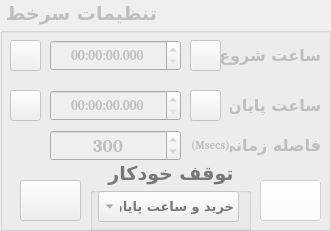
  <widget class="QGroupBox" name="Setting_Box">
   <property name="enabled">
    <bool>false</bool>
   </property>
   <property name="geometry">
    <rect>
     <x>10</x>
     <y>190</y>
     <width>331</width>
     <height>231</height>
    </rect>
   </property>
   <property name="font">
    <font>
     <family>B Arash</family>
     <pointsize>14</pointsize>
     <weight>75</weight>
     <bold>true</bold>
    </font>
   </property>
   <property name="whatsThis">
    <string extracomment="حداکثر"/>
   </property>
   <property name="layoutDirection">
    <enum>Qt::RightToLeft</enum>
   </property>
   <property name="title">
    <string>تنظیمات سرخط</string>
   </property>
   <property name="alignment">
    <set>Qt::AlignRight|Qt::AlignTrailing|Qt::AlignVCenter</set>
   </property>
   <widget class="QLabel" name="label_4">
    <property name="geometry">
     <rect>
      <x>220</x>
      <y>40</y>
      <width>101</width>
      <height>31</height>
     </rect>
    </property>
    <property name="font">
     <font>
      <family>B Nazanin</family>
      <pointsize>12</pointsize>
      <weight>75</weight>
      <bold>true</bold>
     </font>
    </property>
    <property name="text">
     <string>ساعت شروع :</string>
    </property>
    <property name="alignment">
     <set>Qt::AlignLeading|Qt::AlignLeft|Qt::AlignVCenter</set>
    </property>
   </widget>
   <widget class="QTimeEdit" name="Start_Time">
    <property name="geometry">
     <rect>
      <x>50</x>
      <y>40</y>
      <width>131</width>
      <height>31</height>
     </rect>
    </property>
    <property name="font">
     <font>
      <family>Cambria</family>
      <pointsize>10</pointsize>
      <weight>75</weight>
      <bold>true</bold>
     </font>
    </property>
    <property name="layoutDirection">
     <enum>Qt::LeftToRight</enum>
    </property>
    <property name="alignment">
     <set>Qt::AlignCenter</set>
    </property>
    <property name="currentSection">
     <enum>QDateTimeEdit::HourSection</enum>
    </property>
    <property name="displayFormat">
     <string>hh:mm:ss.zzz</string>
    </property>
   </widget>
   <widget class="QTimeEdit" name="End_Time">
    <property name="geometry">
     <rect>
      <x>50</x>
      <y>90</y>
      <width>131</width>
      <height>31</height>
     </rect>
    </property>
    <property name="font">
     <font>
      <family>Cambria</family>
      <pointsize>10</pointsize>
      <weight>75</weight>
      <bold>true</bold>
     </font>
    </property>
    <property name="layoutDirection">
     <enum>Qt::LeftToRight</enum>
    </property>
    <property name="alignment">
     <set>Qt::AlignCenter</set>
    </property>
    <property name="currentSection">
     <enum>QDateTimeEdit::HourSection</enum>
    </property>
    <property name="displayFormat">
     <string>hh:mm:ss.zzz</string>
    </property>
   </widget>
   <widget class="QLabel" name="label_6">
    <property name="geometry">
     <rect>
      <x>230</x>
      <y>90</y>
      <width>91</width>
      <height>31</height>
     </rect>
    </property>
    <property name="font">
     <font>
      <family>B Nazanin</family>
      <pointsize>12</pointsize>
      <weight>75</weight>
      <bold>true</bold>
     </font>
    </property>
    <property name="layoutDirection">
     <enum>Qt::RightToLeft</enum>
    </property>
    <property name="text">
     <string>ساعت پایان:</string>
    </property>
    <property name="alignment">
     <set>Qt::AlignLeading|Qt::AlignLeft|Qt::AlignVCenter</set>
    </property>
   </widget>
   <widget class="QPushButton" name="Now_btn">
    <property name="geometry">
     <rect>
      <x>190</x>
      <y>40</y>
      <width>31</width>
      <height>31</height>
     </rect>
    </property>
    <property name="cursor">
     <cursorShape>PointingHandCursor</cursorShape>
    </property>
    <property name="toolTip">
     <string>اکنون</string>
    </property>
    <property name="text">
     <string/>
    </property>
    <property name="icon">
     <iconset>
      <normaloff>Data/Images/Now2.png</normaloff>Data/Images/Now2.png</iconset>
    </property>
    <property name="iconSize">
     <size>
      <width>27</width>
      <height>27</height>
     </size>
    </property>
   </widget>
   <widget class="QPushButton" name="Plus_btn">
    <property name="geometry">
     <rect>
      <x>10</x>
      <y>40</y>
      <width>31</width>
      <height>31</height>
     </rect>
    </property>
    <property name="cursor">
     <cursorShape>PointingHandCursor</cursorShape>
    </property>
    <property name="toolTip">
     <string>+10 s</string>
    </property>
    <property name="text">
     <string/>
    </property>
    <property name="icon">
     <iconset>
      <normaloff>Data/Images/Plus1.png</normaloff>Data/Images/Plus1.png</iconset>
    </property>
    <property name="iconSize">
     <size>
      <width>27</width>
      <height>27</height>
     </size>
    </property>
   </widget>
   <widget class="QLabel" name="label_13">
    <property name="geometry">
     <rect>
      <x>230</x>
      <y>130</y>
      <width>91</width>
      <height>31</height>
     </rect>
    </property>
    <property name="font">
     <font>
      <family>B Nazanin</family>
      <pointsize>12</pointsize>
      <weight>75</weight>
      <bold>true</bold>
     </font>
    </property>
    <property name="layoutDirection">
     <enum>Qt::RightToLeft</enum>
    </property>
    <property name="text">
     <string>فاصله زمانی:</string>
    </property>
    <property name="alignment">
     <set>Qt::AlignLeading|Qt::AlignLeft|Qt::AlignVCenter</set>
    </property>
   </widget>
   <widget class="QSpinBox" name="Req_Distance">
    <property name="geometry">
     <rect>
      <x>50</x>
      <y>130</y>
      <width>131</width>
      <height>31</height>
     </rect>
    </property>
    <property name="font">
     <font>
      <family>Cambria</family>
      <pointsize>14</pointsize>
      <weight>75</weight>
      <bold>true</bold>
     </font>
    </property>
    <property name="toolTip">
     <string>ms</string>
    </property>
    <property name="layoutDirection">
     <enum>Qt::LeftToRight</enum>
    </property>
    <property name="alignment">
     <set>Qt::AlignCenter</set>
    </property>
    <property name="minimum">
     <number>100</number>
    </property>
    <property name="maximum">
     <number>100000</number>
    </property>
    <property name="value">
     <number>300</number>
    </property>
   </widget>
   <widget class="QPushButton" name="Stop_btn">
    <property name="enabled">
     <bool>false</bool>
    </property>
    <property name="geometry">
     <rect>
      <x>260</x>
      <y>180</y>
      <width>61</width>
      <height>41</height>
     </rect>
    </property>
    <property name="palette">
     <palette>
      <active>
       <colorrole role="WindowText">
        <brush brushstyle="SolidPattern">
         <color alpha="255">
          <red>0</red>
          <green>0</green>
          <blue>0</blue>
         </color>
        </brush>
       </colorrole>
       <colorrole role="Button">
        <brush brushstyle="SolidPattern">
         <color alpha="255">
          <red>255</red>
          <green>255</green>
          <blue>255</blue>
         </color>
        </brush>
       </colorrole>
       <colorrole role="Light">
        <brush brushstyle="SolidPattern">
         <color alpha="255">
          <red>255</red>
          <green>255</green>
          <blue>255</blue>
         </color>
        </brush>
       </colorrole>
       <colorrole role="Midlight">
        <brush brushstyle="SolidPattern">
         <color alpha="255">
          <red>255</red>
          <green>255</green>
          <blue>255</blue>
         </color>
        </brush>
       </colorrole>
       <colorrole role="Dark">
        <brush brushstyle="SolidPattern">
         <color alpha="255">
          <red>127</red>
          <green>127</green>
          <blue>127</blue>
         </color>
        </brush>
       </colorrole>
       <colorrole role="Mid">
        <brush brushstyle="SolidPattern">
         <color alpha="255">
          <red>170</red>
          <green>170</green>
          <blue>170</blue>
         </color>
        </brush>
       </colorrole>
       <colorrole role="Text">
        <brush brushstyle="SolidPattern">
         <color alpha="255">
          <red>0</red>
          <green>0</green>
          <blue>0</blue>
         </color>
        </brush>
       </colorrole>
       <colorrole role="BrightText">
        <brush brushstyle="SolidPattern">
         <color alpha="255">
          <red>255</red>
          <green>255</green>
          <blue>255</blue>
         </color>
        </brush>
       </colorrole>
       <colorrole role="ButtonText">
        <brush brushstyle="SolidPattern">
         <color alpha="255">
          <red>0</red>
          <green>0</green>
          <blue>255</blue>
         </color>
        </brush>
       </colorrole>
       <colorrole role="Base">
        <brush brushstyle="SolidPattern">
         <color alpha="255">
          <red>255</red>
          <green>255</green>
          <blue>255</blue>
         </color>
        </brush>
       </colorrole>
       <colorrole role="Window">
        <brush brushstyle="SolidPattern">
         <color alpha="255">
          <red>255</red>
          <green>255</green>
          <blue>255</blue>
         </color>
        </brush>
       </colorrole>
       <colorrole role="Shadow">
        <brush brushstyle="SolidPattern">
         <color alpha="255">
          <red>0</red>
          <green>0</green>
          <blue>0</blue>
         </color>
        </brush>
       </colorrole>
       <colorrole role="AlternateBase">
        <brush brushstyle="SolidPattern">
         <color alpha="255">
          <red>255</red>
          <green>255</green>
          <blue>255</blue>
         </color>
        </brush>
       </colorrole>
       <colorrole role="ToolTipBase">
        <brush brushstyle="SolidPattern">
         <color alpha="255">
          <red>255</red>
          <green>255</green>
          <blue>220</blue>
         </color>
        </brush>
       </colorrole>
       <colorrole role="ToolTipText">
        <brush brushstyle="SolidPattern">
         <color alpha="255">
          <red>0</red>
          <green>0</green>
          <blue>0</blue>
         </color>
        </brush>
       </colorrole>
       <colorrole role="PlaceholderText">
        <brush brushstyle="SolidPattern">
         <color alpha="128">
          <red>0</red>
          <green>0</green>
          <blue>0</blue>
         </color>
        </brush>
       </colorrole>
      </active>
      <inactive>
       <colorrole role="WindowText">
        <brush brushstyle="SolidPattern">
         <color alpha="255">
          <red>0</red>
          <green>0</green>
          <blue>0</blue>
         </color>
        </brush>
       </colorrole>
       <colorrole role="Button">
        <brush brushstyle="SolidPattern">
         <color alpha="255">
          <red>255</red>
          <green>255</green>
          <blue>255</blue>
         </color>
        </brush>
       </colorrole>
       <colorrole role="Light">
        <brush brushstyle="SolidPattern">
         <color alpha="255">
          <red>255</red>
          <green>255</green>
          <blue>255</blue>
         </color>
        </brush>
       </colorrole>
       <colorrole role="Midlight">
        <brush brushstyle="SolidPattern">
         <color alpha="255">
          <red>255</red>
          <green>255</green>
          <blue>255</blue>
         </color>
        </brush>
       </colorrole>
       <colorrole role="Dark">
        <brush brushstyle="SolidPattern">
         <color alpha="255">
          <red>127</red>
          <green>127</green>
          <blue>127</blue>
         </color>
        </brush>
       </colorrole>
       <colorrole role="Mid">
        <brush brushstyle="SolidPattern">
         <color alpha="255">
          <red>170</red>
          <green>170</green>
          <blue>170</blue>
         </color>
        </brush>
       </colorrole>
       <colorrole role="Text">
        <brush brushstyle="SolidPattern">
         <color alpha="255">
          <red>0</red>
          <green>0</green>
          <blue>0</blue>
         </color>
        </brush>
       </colorrole>
       <colorrole role="BrightText">
        <brush brushstyle="SolidPattern">
         <color alpha="255">
          <red>255</red>
          <green>255</green>
          <blue>255</blue>
         </color>
        </brush>
       </colorrole>
       <colorrole role="ButtonText">
        <brush brushstyle="SolidPattern">
         <color alpha="255">
          <red>0</red>
          <green>0</green>
          <blue>255</blue>
         </color>
        </brush>
       </colorrole>
       <colorrole role="Base">
        <brush brushstyle="SolidPattern">
         <color alpha="255">
          <red>255</red>
          <green>255</green>
          <blue>255</blue>
         </color>
        </brush>
       </colorrole>
       <colorrole role="Window">
        <brush brushstyle="SolidPattern">
         <color alpha="255">
          <red>255</red>
          <green>255</green>
          <blue>255</blue>
         </color>
        </brush>
       </colorrole>
       <colorrole role="Shadow">
        <brush brushstyle="SolidPattern">
         <color alpha="255">
          <red>0</red>
          <green>0</green>
          <blue>0</blue>
         </color>
        </brush>
       </colorrole>
       <colorrole role="AlternateBase">
        <brush brushstyle="SolidPattern">
         <color alpha="255">
          <red>255</red>
          <green>255</green>
          <blue>255</blue>
         </color>
        </brush>
       </colorrole>
       <colorrole role="ToolTipBase">
        <brush brushstyle="SolidPattern">
         <color alpha="255">
          <red>255</red>
          <green>255</green>
          <blue>220</blue>
         </color>
        </brush>
       </colorrole>
       <colorrole role="ToolTipText">
        <brush brushstyle="SolidPattern">
         <color alpha="255">
          <red>0</red>
          <green>0</green>
          <blue>0</blue>
         </color>
        </brush>
       </colorrole>
       <colorrole role="PlaceholderText">
        <brush brushstyle="SolidPattern">
         <color alpha="128">
          <red>0</red>
          <green>0</green>
          <blue>0</blue>
         </color>
        </brush>
       </colorrole>
      </inactive>
      <disabled>
       <colorrole role="WindowText">
        <brush brushstyle="SolidPattern">
         <color alpha="255">
          <red>127</red>
          <green>127</green>
          <blue>127</blue>
         </color>
        </brush>
       </colorrole>
       <colorrole role="Button">
        <brush brushstyle="SolidPattern">
         <color alpha="255">
          <red>255</red>
          <green>255</green>
          <blue>255</blue>
         </color>
        </brush>
       </colorrole>
       <colorrole role="Light">
        <brush brushstyle="SolidPattern">
         <color alpha="255">
          <red>255</red>
          <green>255</green>
          <blue>255</blue>
         </color>
        </brush>
       </colorrole>
       <colorrole role="Midlight">
        <brush brushstyle="SolidPattern">
         <color alpha="255">
          <red>255</red>
          <green>255</green>
          <blue>255</blue>
         </color>
        </brush>
       </colorrole>
       <colorrole role="Dark">
        <brush brushstyle="SolidPattern">
         <color alpha="255">
          <red>127</red>
          <green>127</green>
          <blue>127</blue>
         </color>
        </brush>
       </colorrole>
       <colorrole role="Mid">
        <brush brushstyle="SolidPattern">
         <color alpha="255">
          <red>170</red>
          <green>170</green>
          <blue>170</blue>
         </color>
        </brush>
       </colorrole>
       <colorrole role="Text">
        <brush brushstyle="SolidPattern">
         <color alpha="255">
          <red>127</red>
          <green>127</green>
          <blue>127</blue>
         </color>
        </brush>
       </colorrole>
       <colorrole role="BrightText">
        <brush brushstyle="SolidPattern">
         <color alpha="255">
          <red>255</red>
          <green>255</green>
          <blue>255</blue>
         </color>
        </brush>
       </colorrole>
       <colorrole role="ButtonText">
        <brush brushstyle="SolidPattern">
         <color alpha="255">
          <red>127</red>
          <green>127</green>
          <blue>127</blue>
         </color>
        </brush>
       </colorrole>
       <colorrole role="Base">
        <brush brushstyle="SolidPattern">
         <color alpha="255">
          <red>255</red>
          <green>255</green>
          <blue>255</blue>
         </color>
        </brush>
       </colorrole>
       <colorrole role="Window">
        <brush brushstyle="SolidPattern">
         <color alpha="255">
          <red>255</red>
          <green>255</green>
          <blue>255</blue>
         </color>
        </brush>
       </colorrole>
       <colorrole role="Shadow">
        <brush brushstyle="SolidPattern">
         <color alpha="255">
          <red>0</red>
          <green>0</green>
          <blue>0</blue>
         </color>
        </brush>
       </colorrole>
       <colorrole role="AlternateBase">
        <brush brushstyle="SolidPattern">
         <color alpha="255">
          <red>255</red>
          <green>255</green>
          <blue>255</blue>
         </color>
        </brush>
       </colorrole>
       <colorrole role="ToolTipBase">
        <brush brushstyle="SolidPattern">
         <color alpha="255">
          <red>255</red>
          <green>255</green>
          <blue>220</blue>
         </color>
        </brush>
       </colorrole>
       <colorrole role="ToolTipText">
        <brush brushstyle="SolidPattern">
         <color alpha="255">
          <red>0</red>
          <green>0</green>
          <blue>0</blue>
         </color>
        </brush>
       </colorrole>
       <colorrole role="PlaceholderText">
        <brush brushstyle="SolidPattern">
         <color alpha="128">
          <red>0</red>
          <green>0</green>
          <blue>0</blue>
         </color>
        </brush>
       </colorrole>
      </disabled>
     </palette>
    </property>
    <property name="font">
     <font>
      <family>B Nazanin</family>
      <pointsize>16</pointsize>
      <weight>75</weight>
      <bold>true</bold>
     </font>
    </property>
    <property name="cursor">
     <cursorShape>PointingHandCursor</cursorShape>
    </property>
    <property name="toolTip">
     <string>توقف</string>
    </property>
    <property name="layoutDirection">
     <enum>Qt::LeftToRight</enum>
    </property>
    <property name="autoFillBackground">
     <bool>true</bool>
    </property>
    <property name="text">
     <string/>
    </property>
    <property name="icon">
     <iconset>
      <normaloff>Data/Images/Stop.png</normaloff>Data/Images/Stop.png</iconset>
    </property>
    <property name="iconSize">
     <size>
      <width>35</width>
      <height>50</height>
     </size>
    </property>
    <property name="flat">
     <bool>false</bool>
    </property>
   </widget>
   <widget class="QPushButton" name="Sarkhat_btn">
    <property name="geometry">
     <rect>
      <x>20</x>
      <y>180</y>
      <width>61</width>
      <height>41</height>
     </rect>
    </property>
    <property name="cursor">
     <cursorShape>PointingHandCursor</cursorShape>
    </property>
    <property name="toolTip">
     <string>آغاز سرخط</string>
    </property>
    <property name="text">
     <string/>
    </property>
    <property name="icon">
     <iconset>
      <normaloff>Data/Images/Sarkhat.png</normaloff>Data/Images/Sarkhat.png</iconset>
    </property>
    <property name="iconSize">
     <size>
      <width>35</width>
      <height>50</height>
     </size>
    </property>
   </widget>
   <widget class="QPushButton" name="Plus_btn_2">
    <property name="geometry">
     <rect>
      <x>10</x>
      <y>90</y>
      <width>31</width>
      <height>31</height>
     </rect>
    </property>
    <property name="cursor">
     <cursorShape>PointingHandCursor</cursorShape>
    </property>
    <property name="toolTip">
     <string>+10 s</string>
    </property>
    <property name="text">
     <string/>
    </property>
    <property name="icon">
     <iconset>
      <normaloff>Data/Images/Plus2.png</normaloff>Data/Images/Plus2.png</iconset>
    </property>
    <property name="iconSize">
     <size>
      <width>27</width>
      <height>27</height>
     </size>
    </property>
   </widget>
   <widget class="QPushButton" name="Now_btn_2">
    <property name="geometry">
     <rect>
      <x>190</x>
      <y>90</y>
      <width>31</width>
      <height>31</height>
     </rect>
    </property>
    <property name="cursor">
     <cursorShape>PointingHandCursor</cursorShape>
    </property>
    <property name="toolTip">
     <string>اکنون</string>
    </property>
    <property name="text">
     <string/>
    </property>
    <property name="icon">
     <iconset>
      <normaloff>Data/Images/Now1.png</normaloff>Data/Images/Now1.png</iconset>
    </property>
    <property name="iconSize">
     <size>
      <width>27</width>
      <height>27</height>
     </size>
    </property>
   </widget>
   <widget class="QGroupBox" name="AutoGb">
    <property name="geometry">
     <rect>
      <x>90</x>
      <y>160</y>
      <width>161</width>
      <height>71</height>
     </rect>
    </property>
    <property name="palette">
     <palette>
      <active>
       <colorrole role="WindowText">
        <brush brushstyle="SolidPattern">
         <color alpha="255">
          <red>0</red>
          <green>0</green>
          <blue>0</blue>
         </color>
        </brush>
       </colorrole>
       <colorrole role="Text">
        <brush brushstyle="SolidPattern">
         <color alpha="255">
          <red>0</red>
          <green>0</green>
          <blue>0</blue>
         </color>
        </brush>
       </colorrole>
       <colorrole role="ButtonText">
        <brush brushstyle="SolidPattern">
         <color alpha="255">
          <red>0</red>
          <green>0</green>
          <blue>0</blue>
         </color>
        </brush>
       </colorrole>
       <colorrole role="Shadow">
        <brush brushstyle="SolidPattern">
         <color alpha="255">
          <red>105</red>
          <green>105</green>
          <blue>105</blue>
         </color>
        </brush>
       </colorrole>
       <colorrole role="HighlightedText">
        <brush brushstyle="SolidPattern">
         <color alpha="255">
          <red>255</red>
          <green>255</green>
          <blue>255</blue>
         </color>
        </brush>
       </colorrole>
       <colorrole role="ToolTipText">
        <brush brushstyle="SolidPattern">
         <color alpha="255">
          <red>0</red>
          <green>0</green>
          <blue>0</blue>
         </color>
        </brush>
       </colorrole>
       <colorrole role="PlaceholderText">
        <brush brushstyle="SolidPattern">
         <color alpha="128">
          <red>0</red>
          <green>0</green>
          <blue>0</blue>
         </color>
        </brush>
       </colorrole>
      </active>
      <inactive>
       <colorrole role="WindowText">
        <brush brushstyle="SolidPattern">
         <color alpha="255">
          <red>0</red>
          <green>0</green>
          <blue>0</blue>
         </color>
        </brush>
       </colorrole>
       <colorrole role="Text">
        <brush brushstyle="SolidPattern">
         <color alpha="255">
          <red>105</red>
          <green>105</green>
          <blue>105</blue>
         </color>
        </brush>
       </colorrole>
       <colorrole role="ButtonText">
        <brush brushstyle="SolidPattern">
         <color alpha="255">
          <red>105</red>
          <green>105</green>
          <blue>105</blue>
         </color>
        </brush>
       </colorrole>
       <colorrole role="Shadow">
        <brush brushstyle="SolidPattern">
         <color alpha="255">
          <red>105</red>
          <green>105</green>
          <blue>105</blue>
         </color>
        </brush>
       </colorrole>
       <colorrole role="HighlightedText">
        <brush brushstyle="SolidPattern">
         <color alpha="255">
          <red>105</red>
          <green>105</green>
          <blue>105</blue>
         </color>
        </brush>
       </colorrole>
       <colorrole role="ToolTipText">
        <brush brushstyle="SolidPattern">
         <color alpha="255">
          <red>105</red>
          <green>105</green>
          <blue>105</blue>
         </color>
        </brush>
       </colorrole>
       <colorrole role="PlaceholderText">
        <brush brushstyle="SolidPattern">
         <color alpha="128">
          <red>120</red>
          <green>120</green>
          <blue>120</blue>
         </color>
        </brush>
       </colorrole>
      </inactive>
      <disabled>
       <colorrole role="WindowText">
        <brush brushstyle="SolidPattern">
         <color alpha="255">
          <red>120</red>
          <green>120</green>
          <blue>120</blue>
         </color>
        </brush>
       </colorrole>
       <colorrole role="Text">
        <brush brushstyle="SolidPattern">
         <color alpha="255">
          <red>120</red>
          <green>120</green>
          <blue>120</blue>
         </color>
        </brush>
       </colorrole>
       <colorrole role="ButtonText">
        <brush brushstyle="SolidPattern">
         <color alpha="255">
          <red>120</red>
          <green>120</green>
          <blue>120</blue>
         </color>
        </brush>
       </colorrole>
       <colorrole role="Shadow">
        <brush brushstyle="SolidPattern">
         <color alpha="255">
          <red>105</red>
          <green>105</green>
          <blue>105</blue>
         </color>
        </brush>
       </colorrole>
       <colorrole role="HighlightedText">
        <brush brushstyle="SolidPattern">
         <color alpha="255">
          <red>255</red>
          <green>255</green>
          <blue>255</blue>
         </color>
        </brush>
       </colorrole>
       <colorrole role="ToolTipText">
        <brush brushstyle="SolidPattern">
         <color alpha="255">
          <red>105</red>
          <green>105</green>
          <blue>105</blue>
         </color>
        </brush>
       </colorrole>
       <colorrole role="PlaceholderText">
        <brush brushstyle="SolidPattern">
         <color alpha="128">
          <red>0</red>
          <green>0</green>
          <blue>0</blue>
         </color>
        </brush>
       </colorrole>
      </disabled>
     </palette>
    </property>
    <property name="title">
     <string>توقف خودکار</string>
    </property>
    <property name="alignment">
     <set>Qt::AlignCenter</set>
    </property>
    <widget class="QComboBox" name="AutoStopCombo">
     <property name="geometry">
      <rect>
       <x>8</x>
       <y>31</y>
       <width>141</width>
       <height>31</height>
      </rect>
     </property>
     <property name="palette">
      <palette>
       <active>
        <colorrole role="Text">
         <brush brushstyle="SolidPattern">
          <color alpha="255">
           <red>0</red>
           <green>0</green>
           <blue>0</blue>
          </color>
         </brush>
        </colorrole>
        <colorrole role="PlaceholderText">
         <brush brushstyle="NoBrush">
          <color alpha="128">
           <red>0</red>
           <green>0</green>
           <blue>0</blue>
          </color>
         </brush>
        </colorrole>
       </active>
       <inactive>
        <colorrole role="Text">
         <brush brushstyle="SolidPattern">
          <color alpha="255">
           <red>0</red>
           <green>0</green>
           <blue>0</blue>
          </color>
         </brush>
        </colorrole>
        <colorrole role="PlaceholderText">
         <brush brushstyle="NoBrush">
          <color alpha="128">
           <red>0</red>
           <green>0</green>
           <blue>0</blue>
          </color>
         </brush>
        </colorrole>
       </inactive>
       <disabled>
        <colorrole role="Text">
         <brush brushstyle="SolidPattern">
          <color alpha="255">
           <red>120</red>
           <green>120</green>
           <blue>120</blue>
          </color>
         </brush>
        </colorrole>
        <colorrole role="PlaceholderText">
         <brush brushstyle="NoBrush">
          <color alpha="128">
           <red>0</red>
           <green>0</green>
           <blue>0</blue>
          </color>
         </brush>
        </colorrole>
       </disabled>
      </palette>
     </property>
     <property name="font">
      <font>
       <family>B Nazanin</family>
       <pointsize>10</pointsize>
       <weight>75</weight>
       <bold>true</bold>
      </font>
     </property>
     <item>
      <property name="text">
       <string>خرید و ساعت پایان</string>
      </property>
     </item>
     <item>
      <property name="text">
       <string>فقط ساعت پایان</string>
      </property>
     </item>
    </widget>
   </widget>
   <widget class="QLabel" name="label_5">
    <property name="geometry">
     <rect>
      <x>180</x>
      <y>130</y>
      <width>61</width>
      <height>31</height>
     </rect>
    </property>
    <property name="font">
     <font>
      <family>Cambria</family>
      <pointsize>8</pointsize>
      <weight>75</weight>
      <bold>true</bold>
     </font>
    </property>
    <property name="text">
     <string>(Msecs)</string>
    </property>
    <property name="alignment">
     <set>Qt::AlignCenter</set>
    </property>
   </widget>
  </widget>
